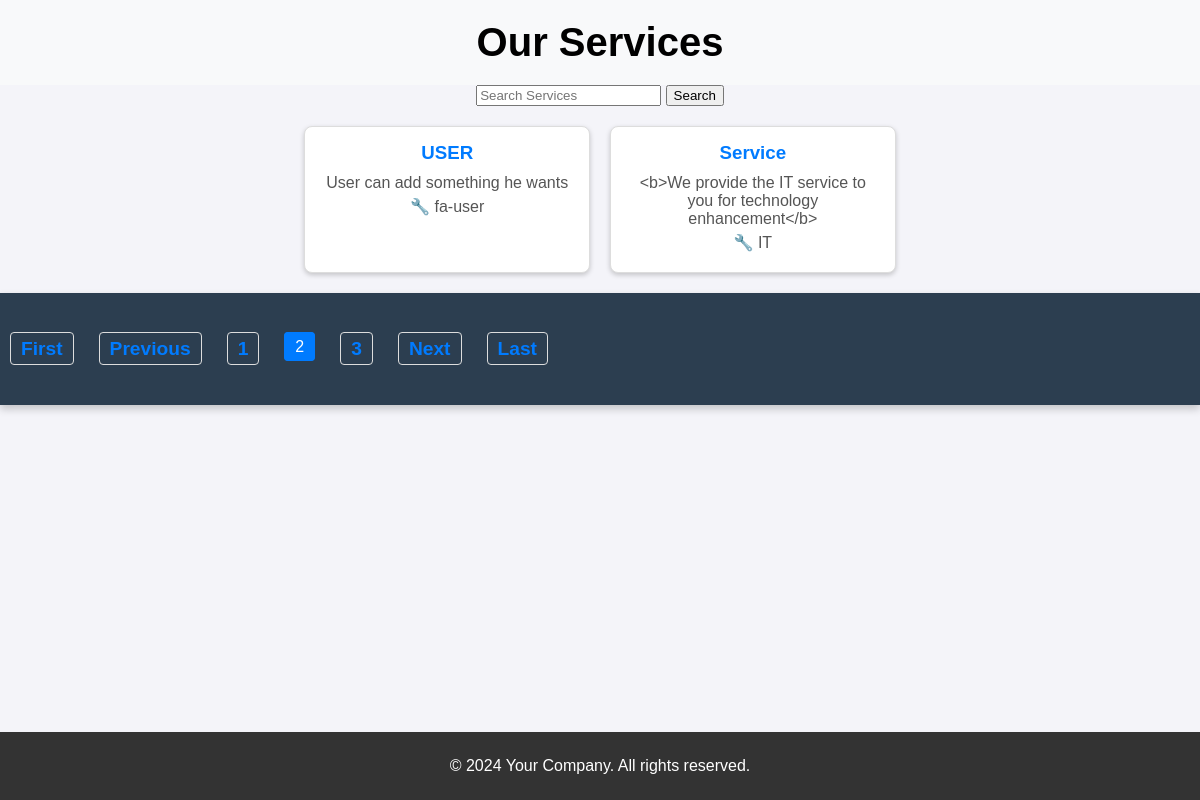
The page /services/?page=2&servicename= on the database its author committed.
### service/models.py (models this page shows, shortened)
class Service(models.Model):
    service_title = models.CharField(max_length=100)
    service_icon = models.CharField(max_length=50)  # e.g., Font Awesome icon classes
    service_desc = models.TextField()

### system/views.py (the view)
# urls.py: path('services/', views.services, name='services'),
def services(request):
    services = Service.objects.all()
    search_term = request.GET.get('servicename', '')
    if search_term:
        services = services.filter(service_title__icontains=search_term)
    paginator = Paginator(services, 2)
    page_number = request.GET.get('page')
    page_obj = paginator.get_page(page_number)
    return render(request, 'services.html', {
        'page_obj': page_obj,
        'search_term': search_term,
        'lastpage': paginator.num_pages,
        'totalPagelist': list(paginator.page_range),
    })

### templates/services.html (shortened to what this page needs)
{% load static %}
<!DOCTYPE html>
<html lang="en">
<head>
    <link rel="stylesheet" href="{% static 'css/style.css' %}">
</head>
<body>
    <header>
        <h1>Our Services</h1>
    </header>
    <form method="GET" action="">
        <input type="text" name="servicename" placeholder="Search Services" value="{{ search_term }}">
        <button type="submit">Search</button>
    </form>
    <div class="services-container">
        {% for service in page_obj %}
            <div class="service-item">
                <h3>{{ service.service_title }}</h3>
                <p>{{ service.service_desc }}</p>
                <p>🔧 {{ service.service_icon }}</p>
            </div>
        {% empty %}
            <p>No services found.</p>
        {% endfor %}
    </div>
    <nav>
        <ul class="pagination">
            {% if page_obj.has_previous %}
                <li><a href="?page=1&servicename={{ search_term }}">First</a></li>
                <li><a href="?page={{ page_obj.previous_page_number }}&servicename={{ search_term }}">Previous</a></li>
            {% else %}
                <li class="disabled"><span>First</span></li>
                <li class="disabled"><span>Previous</span></li>
            {% endif %}
            {% for page_num in page_obj.paginator.page_range %}
                {% if page_num == page_obj.number %}
                    <li class="active"><span>{{ page_num }}</span></li>
                {% else %}
                    <li><a href="?page={{ page_num }}&servicename={{ search_term }}">{{ page_num }}</a></li>
                {% endif %}
            {% endfor %}
            {% if page_obj.has_next %}
                <li><a href="?page={{ page_obj.next_page_number }}&servicename={{ search_term }}">Next</a></li>
                <li><a href="?page={{ page_obj.paginator.num_pages }}&servicename={{ search_term }}">Last</a></li>
            {% else %}
                <li class="disabled"><span>Next</span></li>
                <li class="disabled"><span>Last</span></li>
            {% endif %}
        </ul>
    </nav>
    <footer>
        <div class="footer-content">
            <p>&copy; 2024 Your Company. All rights reserved.</p>
        </div>
    </footer>
</body>
</html>

### static/css/style.css (style rules this page uses)
body { font-family: Arial, sans-serif; margin: 0; padding: 0; text-align: center; background-color: #f4f4f9; display: flex; flex-direction: column; min-height: 100vh; }
body, ul, li, a { margin: 0; padding: 0; list-style: none; text-decoration: none; }
header { background-color: #f8f9fa; padding: 10px; text-align: center; }
header h1 { font-size: 2.5em; font-weight: bold; margin: 10px 0; }
nav { width: 100%; background-color: #2c3e50; padding: 15px 0; box-shadow: 0px 4px 8px rgba(0, 0, 0, 0.2); }
nav ul { display: flex; justify-content: center; gap: 20px; }
nav ul li a { color: yellow; padding: 10px 20px; font-size: 1.2em; font-weight: bold; border-radius: 4px; transition: background-color 0.3s ease, color 0.3s ease; }
.services-container { display: flex; flex-wrap: wrap; justify-content: center; gap: 20px; margin: 20px auto; max-width: 1200px; }
.service-item { border: 1px solid #ddd; box-shadow: 0 2px 5px rgba(0, 0, 0, 0.2); padding: 15px; width: calc(33.333% - 20px); border-radius: 8px; text-align: center; background-color: #fff; }
.service-item h3 { margin: 0 0 10px; color: #007BFF; }
.service-item p { margin: 5px 0; color: #555; }
.pagination { display: flex; justify-content: flex-start; list-style: none; padding: 10px; margin: 20px 0; }
.pagination li { margin-right: 5px; }
.pagination a, .pagination span { text-decoration: none; padding: 5px 10px; border: 1px solid #ddd; color: #007BFF; border-radius: 4px; }
.pagination .active span { background-color: #007BFF; color: #fff; border-color: #007BFF; }
footer { background-color: #333; color: #fff; padding: 20px; text-align: center; margin-top: auto; }
.footer-content p { margin: 5px 0; }

### rows shown on the page
Service: service_title "USER", service_desc "User can add something he wants", service_icon "fa-user"
Service: service_title "Service", service_desc "<b>We provide the IT service to you for technology enhancement</b>", service_icon "IT"

### other values the page prints
{{ page_num }} "1" "3"
{{ page_num }} "2"
